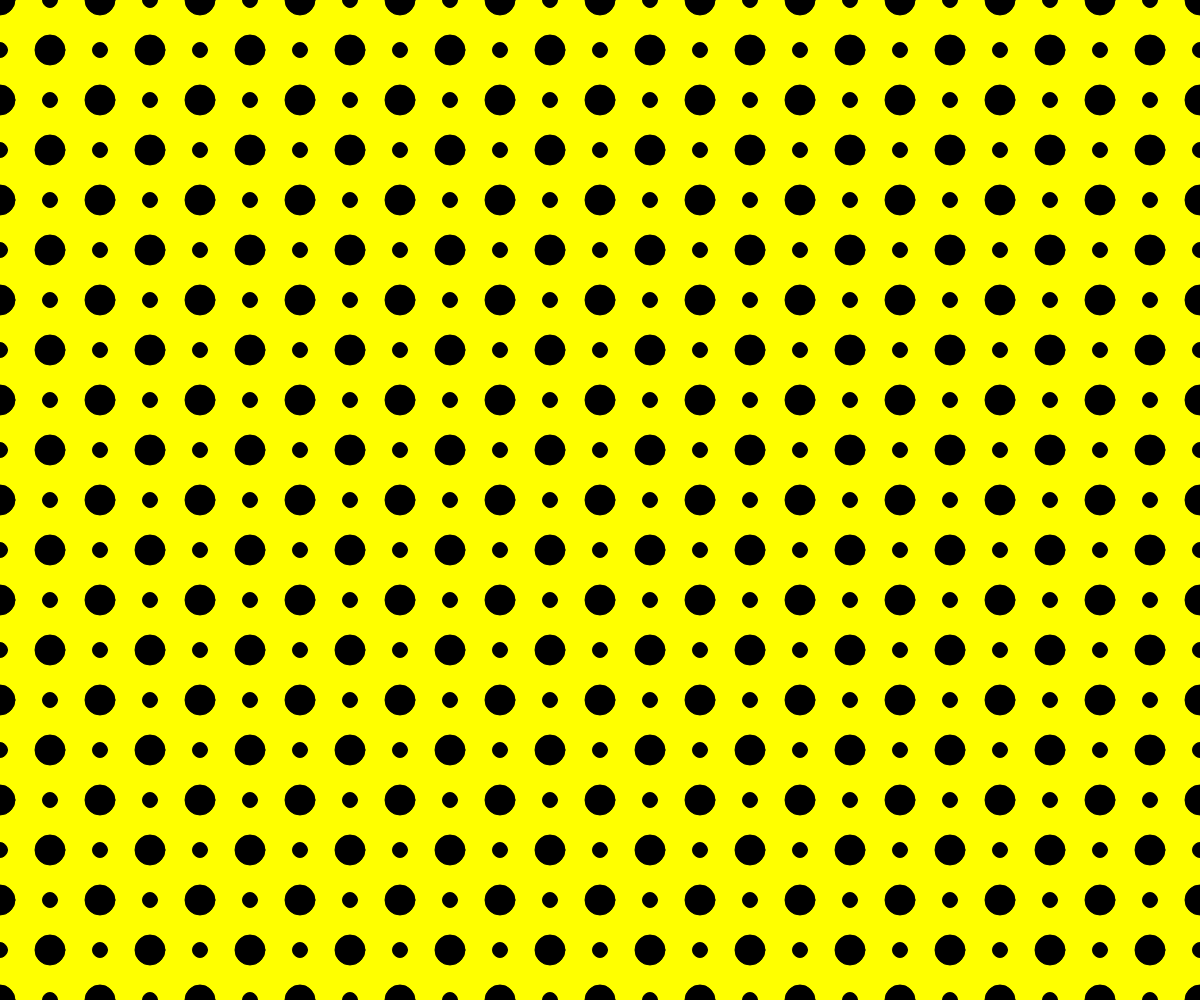
Frame 1 (no input)
Frame 60 (no input): identical to frame 1, image omitted
Frame 120 (the mouse pressed at the canvas centre since frame 60): identical to frame 1, image omitted

The p5.js sketch that drew this single still picture (run headless with seeded random() and noise() and a simulated clock; from frame 60 on, the mouse is pressed at the canvas centre):

// p5.js sketch
// ── sketch.js
let maxDiam = 100
let minDiam = 20




function setup() {
  createCanvas(windowWidth, windowHeight);
  
}

function draw() {
  background("yellow");
  fill(0)

  // bigger circles
  for (let xpos = 0; xpos <= width; xpos += maxDiam){
    for (let ypos = 0; ypos <= height; ypos += maxDiam){
      ellipse(xpos, ypos, 30, 30)
    }
  }

// smaller circles
  for (let xpos = -50; xpos <= width; xpos += maxDiam/2){
    for (let ypos = 0; ypos <= height; ypos += maxDiam/2){
      ellipse(xpos, ypos, 15, 15)
    }
  }


//Second layer of bigger circles
for (let xpos = 50; xpos <= width; xpos += maxDiam){
  for (let ypos = 50; ypos <= height; ypos += maxDiam){
    ellipse(xpos, ypos, 30, 30)
  }
}





}
